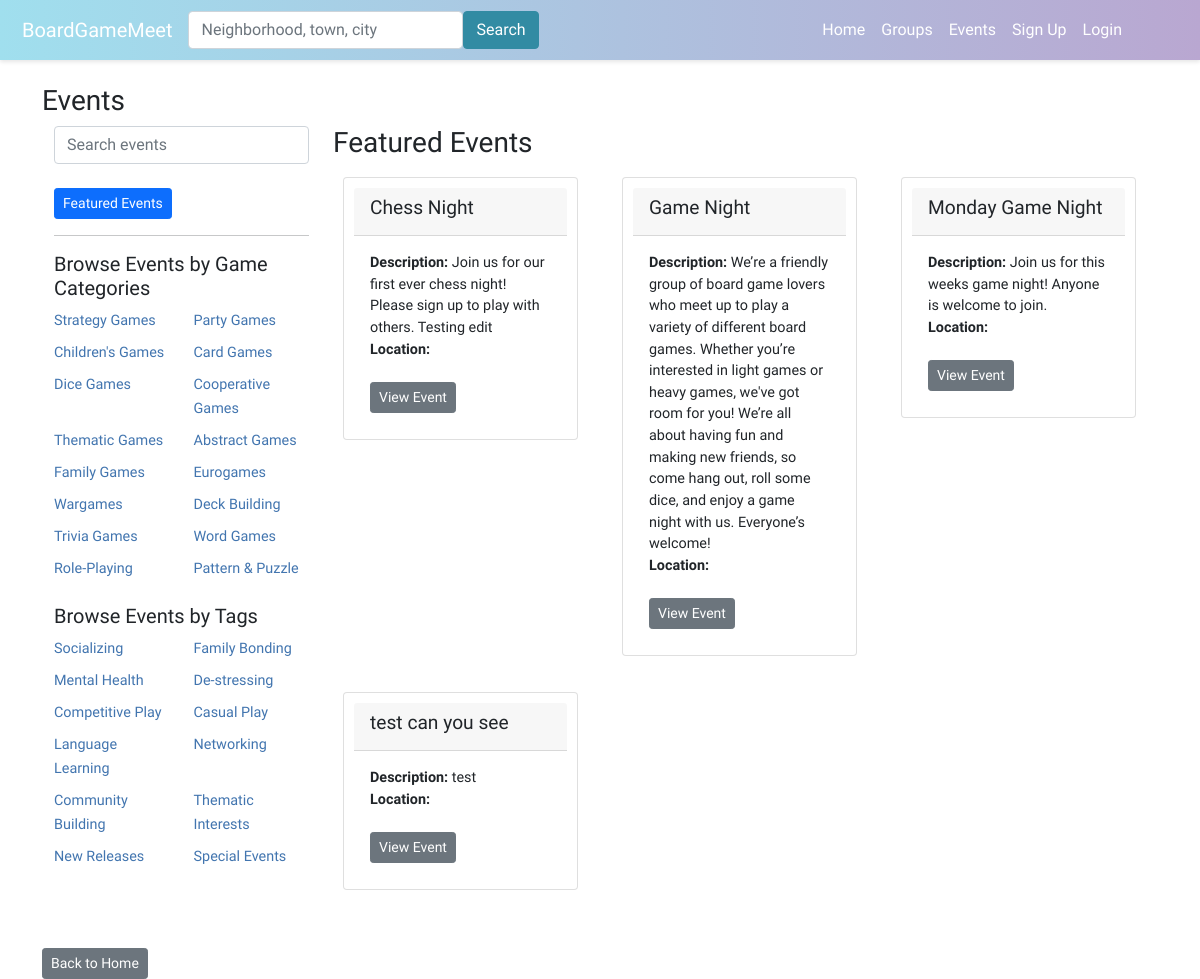
The app's page /events/, older data.
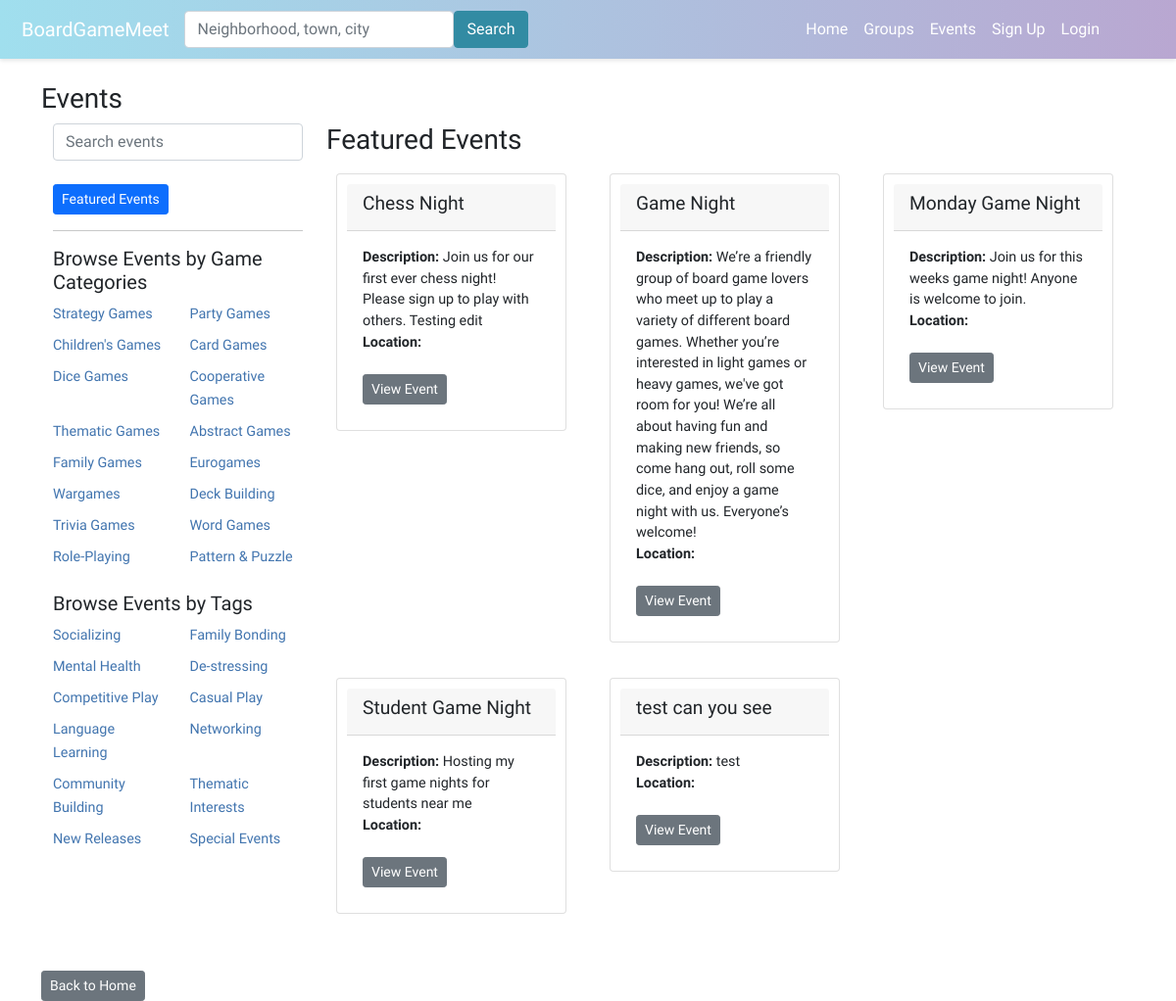
The same page, newer data.
### boardgame/models.py (models this page shows, shortened)
class Category(models.Model):
    name = models.CharField(max_length=100)

class Tag(models.Model):
    name = models.CharField(max_length=100)

class Event(models.Model):
    group = models.ForeignKey(Group, on_delete=models.CASCADE)
    title = models.CharField(max_length=100)
    description = models.TextField()
    date_time = models.DateTimeField()
    attendees = models.ManyToManyField(User, through='EventAttendance')
    event_image = models.ImageField(upload_to='event_images/', null=True, blank=True)
    categories = models.ManyToManyField(Category, related_name='events', blank=True)
    tags = models.ManyToManyField(Tag, related_name='events', blank=True)
    nominations_open = models.BooleanField(default=True)
    signups_open = models.BooleanField(default=False)
    admin_only_nominations = models.BooleanField(default=False)
    skip_nominations = models.BooleanField(default=False)

### boardgame/views.py (the view)
# urls.py: path('events/', views.events, name='events'),
def events(request):
    tag_name = request.GET.get('tag')
    category_name = request.GET.get('category')
    show_user_events = request.GET.get('your_events') == 'true'
    search_query = request.GET.get('search')
    now = datetime.now()
    event_list = Event.objects.filter(date_time__gte=now).order_by('title')
    if search_query:
        event_list = event_list.filter(
            Q(title__icontains=search_query) |
            Q(eventlocation__city__icontains=search_query)
        ).distinct()
    if tag_name:
        event_list = event_list.filter(tags__name=tag_name,date_time__gte=now)
    if category_name:
        event_list = event_list.filter(categories__name=category_name,date_time__gte=now)
    user_events = None
    user = request.user
    if show_user_events and user.is_authenticated:
        user_events = EventAttendance.objects.filter(user=user).select_related('event')
        if show_user_events:
            event_list = event_list.filter(id__in=user_events.values_list('event_id', flat=True))
    context = {
        'events': event_list,
        'tags': Tag.objects.all(),
        'categories': Category.objects.all(),
        'search_query': search_query,
    }
    return render(request, 'boardgame/events.html', context=context)

### boardgame/templates/boardgame/events.html (shortened to what this page needs)
{% extends 'boardgame/base.html' %}
{% load static %}
{% block content %}
<head>
<h3>Events</h3>
</head>
<div class="container">
    <div class="row">
        <div class="col-md-3">
            <div class="mb-2">
                <form method="get" action="{% url 'events' %}">
                    <div class="input-group">
                        <input type="text" class="form-control" id="search-bar" name="search" placeholder="Search events" value="{{ request.GET.search }}">
                    </div>
                </form>
                <br/>
                <a href="{% url 'events' %}" class="btn btn-primary btn-sm">Featured Events</a>
            </div>
            <hr>
            <div class="mb-3">
                <h5>Browse Events by Game Categories</h5>
                <div class="row">
                    {% if categories %}
                    {% for category in categories %}
                    <div class="col-6 mb-2">
                        <a href="?category={{ category.name }}" class="category-link">{{ category.name }}</a>
                    </div>
                    {% endfor %}
                    {% else %}
                    <p>No categories available</p>
                    {% endif %}
                </div>
            </div>
            <div class="mb-3">
                <h5>Browse Events by Tags</h5>
                <div class="row">
                    {% if tags %}
                    {% for tag in tags %}
                    <div class="col-6 mb-2">
                        <a href="?tag={{ tag.name }}" class="tag-link">{{ tag.name }}</a>
                    </div>
                    {% endfor %}
                    {% else %}
                    <p>No tags available</p>
                    {% endif %}
                </div>
            </div>
        </div>
        <div class="col-md-9">
            <h3>
                {% if request.GET.your_events %}
                    Your Events
                {% elif request.GET.tag %}
                    Results for Tag: {{ request.GET.tag }}
                {% elif request.GET.category %}
                    Results for Category: {{ request.GET.category }}
                {% else %}
                    Featured Events
                {% endif %}
            </h3>
            <div class="row" id="event-cards">
                {% if events %}
                {% for event in events %}
                <div class="col-md-4 mb-3">
                    <div class="card">
                        <div class="card-header">
                            <h4>{{ event.title }}</h4>
                        </div>
                        <div class="card-body">
                            <p class="card-text">
                                <b>Description:</b> {{ event.description }}<br />
                                <b>Location:</b> {{ event.location }}<br /><br />
                                <a href="{% url 'event_details' event.id %}" class="btn btn-secondary btn-sm">View Event</a>
                            </p>
                        </div>
                    </div>
                </div>
                {% endfor %}
                {% else %}
                <strong>There are no events present.</strong>
                {% endif %}
            </div>
        </div>
    </div>
</div>
<div class="mt-3">
    <a href="{% url 'home' %}" class="btn btn-secondary btn-sm">Back to Home</a>
</div>
{% endblock %}

Row changes from the older to the newer data that the page shows:
added Event: title "Student Game Night", description "Hosting my first game nights for students near me"
